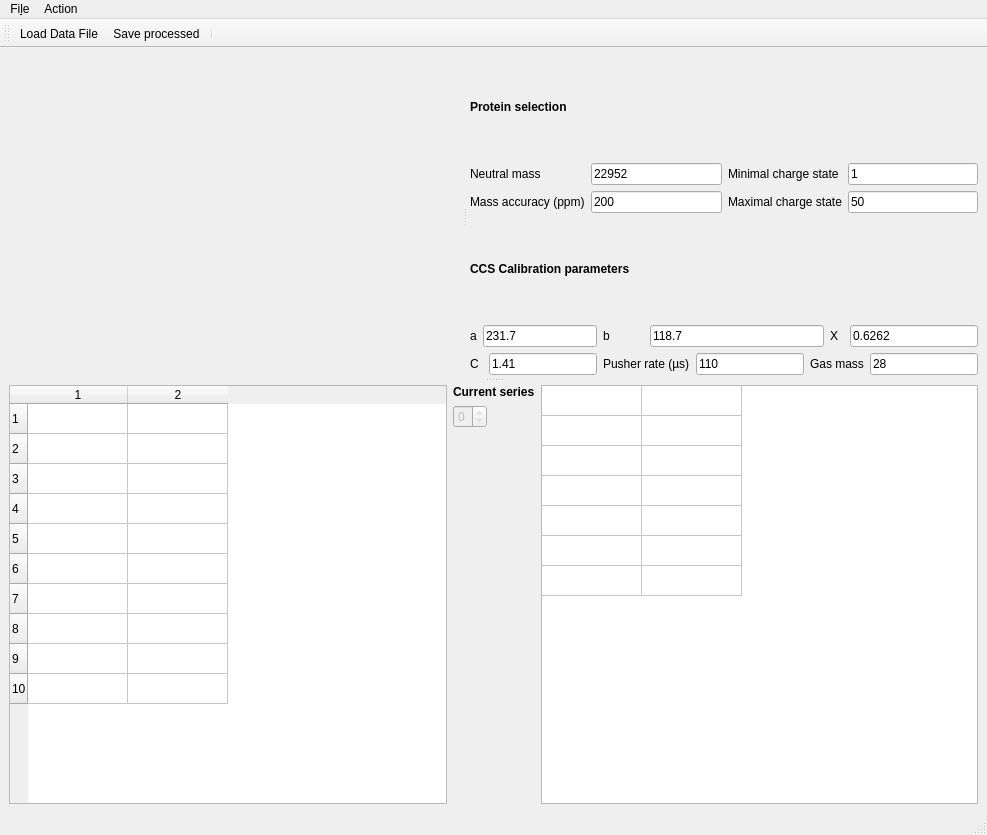
<?xml version="1.0" encoding="UTF-8"?>
<ui version="4.0">
 <class>PickApex3D</class>
 <widget class="QMainWindow" name="PickApex3D">
  <property name="geometry">
   <rect>
    <x>0</x>
    <y>0</y>
    <width>987</width>
    <height>835</height>
   </rect>
  </property>
  <property name="windowTitle">
   <string>Mobility Data Display</string>
  </property>
  <widget class="QWidget" name="centralwidget">
   <layout class="QGridLayout" name="gridLayout">
    <item row="0" column="0">
     <widget class="QSplitter" name="splitter_2">
      <property name="frameShape">
       <enum>QFrame::NoFrame</enum>
      </property>
      <property name="frameShadow">
       <enum>QFrame::Plain</enum>
      </property>
      <property name="lineWidth">
       <number>10</number>
      </property>
      <property name="orientation">
       <enum>Qt::Vertical</enum>
      </property>
      <property name="handleWidth">
       <number>10</number>
      </property>
      <widget class="QSplitter" name="splitter">
       <property name="orientation">
        <enum>Qt::Horizontal</enum>
       </property>
       <property name="handleWidth">
        <number>10</number>
       </property>
       <widget class="QWidget" name="display_frame" native="true">
        <property name="sizePolicy">
         <sizepolicy hsizetype="Preferred" vsizetype="Preferred">
          <horstretch>100</horstretch>
          <verstretch>100</verstretch>
         </sizepolicy>
        </property>
        <property name="minimumSize">
         <size>
          <width>100</width>
          <height>200</height>
         </size>
        </property>
        <property name="autoFillBackground">
         <bool>false</bool>
        </property>
       </widget>
       <widget class="QWidget" name="layoutWidget">
        <layout class="QVBoxLayout" name="verticalLayout_Input">
         <item>
          <widget class="QLabel" name="label">
           <property name="font">
            <font>
             <weight>75</weight>
             <bold>true</bold>
            </font>
           </property>
           <property name="text">
            <string>Protein selection</string>
           </property>
          </widget>
         </item>
         <item>
          <layout class="QGridLayout" name="gridLayout_Protein">
           <item row="0" column="0">
            <widget class="QLabel" name="label_2">
             <property name="text">
              <string>Neutral mass</string>
             </property>
            </widget>
           </item>
           <item row="0" column="1">
            <widget class="QLineEdit" name="NeutralMass">
             <property name="text">
              <string>22952</string>
             </property>
            </widget>
           </item>
           <item row="0" column="2">
            <widget class="QLabel" name="label_4">
             <property name="text">
              <string>Minimal charge state</string>
             </property>
            </widget>
           </item>
           <item row="0" column="3">
            <widget class="QLineEdit" name="MinCS">
             <property name="text">
              <string>1</string>
             </property>
            </widget>
           </item>
           <item row="1" column="0">
            <widget class="QLabel" name="label_3">
             <property name="text">
              <string>Mass accuracy (ppm)</string>
             </property>
            </widget>
           </item>
           <item row="1" column="1">
            <widget class="QLineEdit" name="MassAccuracy">
             <property name="text">
              <string>200</string>
             </property>
            </widget>
           </item>
           <item row="1" column="2">
            <widget class="QLabel" name="label_5">
             <property name="text">
              <string>Maximal charge state</string>
             </property>
            </widget>
           </item>
           <item row="1" column="3">
            <widget class="QLineEdit" name="MaxCS">
             <property name="text">
              <string>50</string>
             </property>
            </widget>
           </item>
          </layout>
         </item>
         <item>
          <widget class="QLabel" name="label_6">
           <property name="font">
            <font>
             <weight>75</weight>
             <bold>true</bold>
            </font>
           </property>
           <property name="text">
            <string>CCS Calibration parameters</string>
           </property>
          </widget>
         </item>
         <item>
          <layout class="QGridLayout" name="gridLayout_CCS">
           <item row="0" column="0">
            <widget class="QLabel" name="label_7">
             <property name="text">
              <string>a</string>
             </property>
            </widget>
           </item>
           <item row="0" column="1" colspan="2">
            <widget class="QLineEdit" name="Calibration_a">
             <property name="text">
              <string>231.7</string>
             </property>
            </widget>
           </item>
           <item row="0" column="3">
            <widget class="QLabel" name="label_8">
             <property name="text">
              <string>b</string>
             </property>
            </widget>
           </item>
           <item row="0" column="4" colspan="3">
            <widget class="QLineEdit" name="Calibration_b">
             <property name="text">
              <string>118.7</string>
             </property>
            </widget>
           </item>
           <item row="0" column="7">
            <widget class="QLabel" name="label_12">
             <property name="text">
              <string>X</string>
             </property>
            </widget>
           </item>
           <item row="0" column="8" colspan="2">
            <widget class="QLineEdit" name="Calibration_X">
             <property name="text">
              <string>0.6262</string>
             </property>
            </widget>
           </item>
           <item row="1" column="0" colspan="2">
            <widget class="QLabel" name="label_9">
             <property name="text">
              <string>C</string>
             </property>
            </widget>
           </item>
           <item row="1" column="2">
            <widget class="QLineEdit" name="TransferParam">
             <property name="text">
              <string>1.41</string>
             </property>
            </widget>
           </item>
           <item row="1" column="3" colspan="2">
            <widget class="QLabel" name="label_11">
             <property name="text">
              <string>Pusher rate (µs)</string>
             </property>
            </widget>
           </item>
           <item row="1" column="5">
            <widget class="QLineEdit" name="PusherDelay">
             <property name="text">
              <string>110</string>
             </property>
            </widget>
           </item>
           <item row="1" column="6" colspan="3">
            <widget class="QLabel" name="label_10">
             <property name="text">
              <string>Gas mass</string>
             </property>
            </widget>
           </item>
           <item row="1" column="9">
            <widget class="QLineEdit" name="Gas_mass">
             <property name="text">
              <string>28</string>
             </property>
            </widget>
           </item>
          </layout>
         </item>
        </layout>
       </widget>
      </widget>
      <widget class="QWidget" name="layoutWidget">
       <layout class="QHBoxLayout" name="horizontalLayout">
        <item>
         <widget class="QTableWidget" name="Output_Data">
          <property name="rowCount">
           <number>10</number>
          </property>
          <property name="columnCount">
           <number>2</number>
          </property>
          <attribute name="horizontalHeaderVisible">
           <bool>true</bool>
          </attribute>
          <attribute name="verticalHeaderVisible">
           <bool>true</bool>
          </attribute>
          <row/>
          <row/>
          <row/>
          <row/>
          <row/>
          <row/>
          <row/>
          <row/>
          <row/>
          <row/>
          <column/>
          <column/>
         </widget>
        </item>
        <item>
         <layout class="QFormLayout" name="formLayout">
          <item row="0" column="0">
           <widget class="QLabel" name="label_13">
            <property name="font">
             <font>
              <weight>75</weight>
              <bold>true</bold>
             </font>
            </property>
            <property name="text">
             <string>Current series</string>
            </property>
           </widget>
          </item>
          <item row="1" column="0">
           <widget class="QSpinBox" name="selectSeries">
            <property name="enabled">
             <bool>false</bool>
            </property>
            <property name="minimum">
             <number>0</number>
            </property>
            <property name="maximum">
             <number>0</number>
            </property>
           </widget>
          </item>
         </layout>
        </item>
        <item>
         <widget class="QTableWidget" name="Output_Series">
          <property name="editTriggers">
           <set>QAbstractItemView::NoEditTriggers</set>
          </property>
          <property name="rowCount">
           <number>7</number>
          </property>
          <property name="columnCount">
           <number>2</number>
          </property>
          <attribute name="horizontalHeaderVisible">
           <bool>false</bool>
          </attribute>
          <attribute name="verticalHeaderVisible">
           <bool>false</bool>
          </attribute>
          <row/>
          <row/>
          <row/>
          <row/>
          <row/>
          <row/>
          <row/>
          <column/>
          <column/>
         </widget>
        </item>
       </layout>
      </widget>
     </widget>
    </item>
   </layout>
  </widget>
  <widget class="QMenuBar" name="menubar">
   <property name="geometry">
    <rect>
     <x>0</x>
     <y>0</y>
     <width>987</width>
     <height>30</height>
    </rect>
   </property>
   <widget class="QMenu" name="menuFile">
    <property name="title">
     <string>Fi&amp;le</string>
    </property>
    <addaction name="actionLoad_Data_File"/>
    <addaction name="actionSave_processed"/>
    <addaction name="actionQuit"/>
   </widget>
   <widget class="QMenu" name="menuAction">
    <property name="title">
     <string>Action</string>
    </property>
    <addaction name="actionNext_series"/>
    <addaction name="actionPrevious_series"/>
   </widget>
   <addaction name="menuFile"/>
   <addaction name="menuAction"/>
  </widget>
  <widget class="QStatusBar" name="statusbar"/>
  <widget class="QToolBar" name="toolBar">
   <property name="windowTitle">
    <string>toolBar</string>
   </property>
   <attribute name="toolBarArea">
    <enum>TopToolBarArea</enum>
   </attribute>
   <attribute name="toolBarBreak">
    <bool>false</bool>
   </attribute>
   <addaction name="actionLoad_Data_File"/>
   <addaction name="actionSave_processed"/>
   <addaction name="separator"/>
  </widget>
  <action name="actionLoad_Data_File">
   <property name="icon">
    <iconset theme="document-open">
     <normaloff>../apex3DNavigator</normaloff>../apex3DNavigator</iconset>
   </property>
   <property name="text">
    <string>&amp;Load Data File</string>
   </property>
   <property name="toolTip">
    <string>Load </string>
   </property>
   <property name="shortcut">
    <string>Ctrl+O</string>
   </property>
  </action>
  <action name="actionSave_processed">
   <property name="icon">
    <iconset theme="document-save">
     <normaloff>../apex3DNavigator</normaloff>../apex3DNavigator</iconset>
   </property>
   <property name="text">
    <string>&amp;Save processed</string>
   </property>
   <property name="toolTip">
    <string>Save the processed data</string>
   </property>
   <property name="shortcut">
    <string>Ctrl+S</string>
   </property>
  </action>
  <action name="actionQuit">
   <property name="icon">
    <iconset theme="application-exit">
     <normaloff>../apex3DNavigator</normaloff>../apex3DNavigator</iconset>
   </property>
   <property name="text">
    <string>&amp;Quit</string>
   </property>
   <property name="toolTip">
    <string>Quit program without saving</string>
   </property>
   <property name="shortcut">
    <string>Ctrl+Q</string>
   </property>
  </action>
  <action name="actionNext_series">
   <property name="text">
    <string>&amp;Next series</string>
   </property>
   <property name="toolTip">
    <string>Choose next series</string>
   </property>
   <property name="shortcut">
    <string>Alt+N</string>
   </property>
  </action>
  <action name="actionPrevious_series">
   <property name="text">
    <string>&amp;Previous series</string>
   </property>
   <property name="toolTip">
    <string>Select previous series</string>
   </property>
  </action>
 </widget>
 <resources/>
 <connections/>
</ui>
